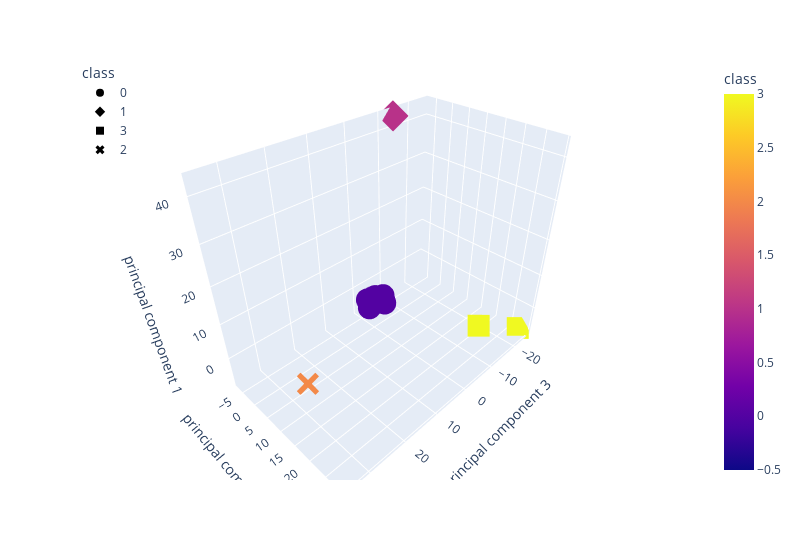

Notebook source saved alongside this figure:
### Markdown cell above
### Visualizing Results

#### 3D-Scatter with Clusters

### Code cell
# Create a 3D-Scatter with the PCA data and the clusters
fig = px.scatter_3d(
    crypto_df2_pca,
    x="principal component 3",
    y="principal component 2",
    z="principal component 1",
    color="class",
    symbol="class",
    width=800,
)
fig.update_layout(legend=dict(x=0, y=1))
fig.show()

### Figure 1 — Plotly figure (JSON) as saved in the notebook; plotly's stock layout.template omitted (floating-point values rounded to 4 significant figures; data arrays with more than 128 entries replaced by an {"elided": "..."} marker saying what was removed)
{"data": [{"hovertemplate": "class=%{marker.color}<br>principal component 3=%{x}<br>principal component 2=%{y}<br>principal component 1=%{z}<extra></extra>", "legendgroup": "0", "marker": {"color": {"elided": "529 int values"}, "coloraxis": "coloraxis", "symbol": "circle"}, "mode": "markers", "name": "0", "scene": "scene", "showlegend": true, "type": "scatter3d", "x": {"elided": "529 float values"}, "y": {"elided": "529 float values"}, "z": {"elided": "529 float values"}}, {"hovertemplate": "class=%{marker.color}<br>principal component 3=%{x}<br>principal component 2=%{y}<br>principal component 1=%{z}<extra></extra>", "legendgroup": "1", "marker": {"color": [1], "coloraxis": "coloraxis", "symbol": "diamond"}, "mode": "markers", "name": "1", "scene": "scene", "showlegend": true, "type": "scatter3d", "x": [-13.65], "y": [-6.872], "z": [42.9]}, {"hovertemplate": "class=%{marker.color}<br>principal component 3=%{x}<br>principal component 2=%{y}<br>principal component 1=%{z}<extra></extra>", "legendgroup": "3", "marker": {"color": [3, 3], "coloraxis": "coloraxis", "symbol": "square"}, "mode": "markers", "name": "3", "scene": "scene", "showlegend": true, "type": "scatter3d", "x": [-3.644, -24.86], "y": [29.31, 27.79], "z": [7.85, -7.178]}, {"hovertemplate": "class=%{marker.color}<br>principal component 3=%{x}<br>principal component 2=%{y}<br>principal component 1=%{z}<extra></extra>", "legendgroup": "2", "marker": {"color": [2], "coloraxis": "coloraxis", "symbol": "x"}, "mode": "markers", "name": "2", "scene": "scene", "showlegend": true, "type": "scatter3d", "x": [34.85], "y": [20.05], "z": [12.35]}], "layout": {"coloraxis": {"colorbar": {"title": {"text": "class"}}, "colorscale": [[0, "#0d0887"], [0.1111, "#46039f"], [0.2222, "#7201a8"], [0.3333, "#9c179e"], [0.4444, "#bd3786"], [0.5556, "#d8576b"], [0.6667, "#ed7953"], [0.7778, "#fb9f3a"], [0.8889, "#fdca26"], [1, "#f0f921"]]}, "legend": {"title": {"text": "class"}, "tracegroupgap": 0, "x": 0, "y": 1}, "margin": {"t": 60}, "scene": {"domain": {"x": [0, 1], "y": [0, 1]}, "xaxis": {"title": {"text": "principal component 3"}}, "yaxis": {"title": {"text": "principal component 2"}}, "zaxis": {"title": {"text": "principal component 1"}}}, "width": 800}}
